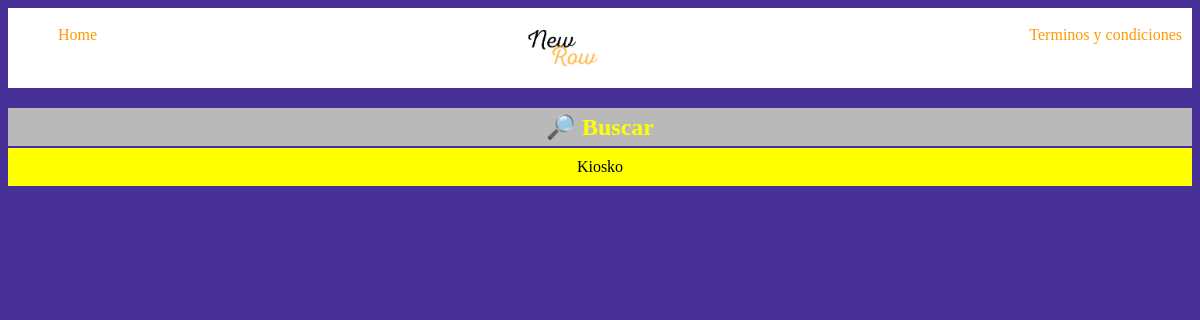
Before: /home/ with the older database file.
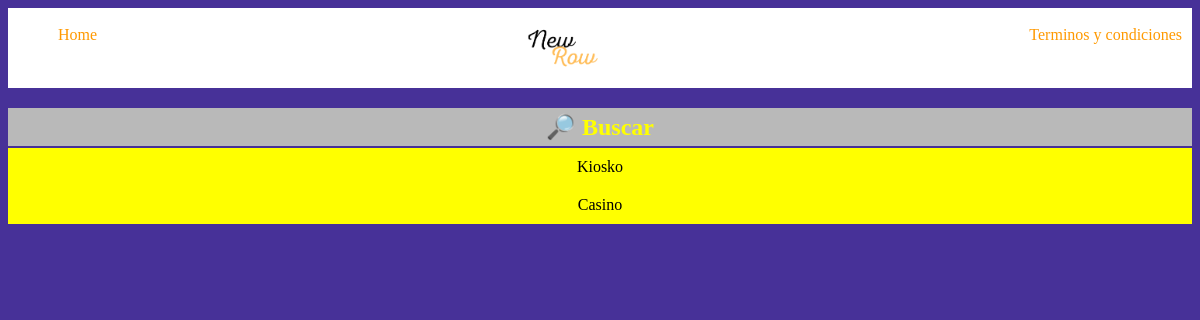
After: the same page with the newer database file.
### Titulo/models.py (models this page shows, shortened)
class Tiendas(models.Model):
    name = models.CharField(max_length=200)

### Titulo/views.py (the view)
# urls.py: path("home/", views.homepage, name="home"),
def homepage(request):
    tiendas = Tiendas.objects.all()
    return render(request, 'home.html', {
        'tiendas': tiendas
    })

### Titulo/templates/home.html
{% extends "layouts/baseHome.html" %}
{% block content %}
<h2 class="buscar">
  🔎 Buscar
</h2>
{% for t in tiendas %}
<div>
  <a href="{% url 'shop' %}" class="tiendas">
    {{t.name}}
  </a>
</div>
{% endfor %}
{% endblock %}

Changed rows visible on the page:
added Tiendas: name "Casino"
